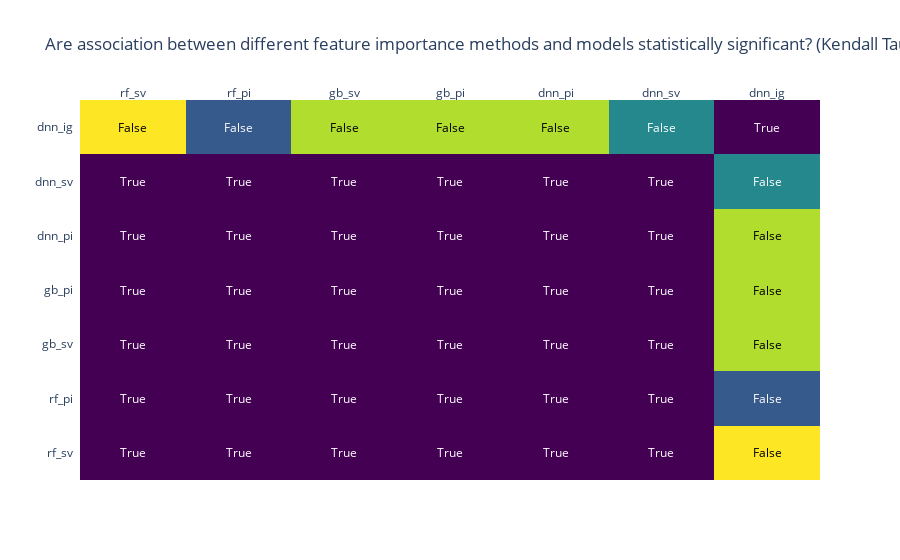

Notebook code cell kept with this figure:
### Code cell
# convert signifance to true or false


def plot_rank_method_significance(p_value, rank_name, sig_threshold, columns_name):
    """
    p_value:
        Dataframe of p-value from rank method.
    rank_name:
        A string of rank method name.
    sig_threshold:
        Probability threshold for value to be considered significant.
    columns_name:
        A list of feature importance methods and models name.
    """

    p_value_sig = p_value < sig_threshold
    annotation_text = p_value_sig.values.astype(str).tolist()

    fig = ff.create_annotated_heatmap(
        p_value.values.tolist(), x=columns_name, y=columns_name, annotation_text=annotation_text, colorscale="Viridis",
    )

    fig.update_layout(
        title_text=f"Are association between different feature importance methods and models statistically significant? ({rank_name})"
    )
    fig.show()


plot_rank_method_significance(kendall_tau_p_value, "Kendall Tau", 0.05, columns_name)

### Figure 1 — Plotly figure (JSON) as saved in the notebook; plotly's stock layout.template omitted (floating-point values rounded to 4 significant figures)
{"data": [{"colorscale": [[0, "#440154"], [0.1111, "#482878"], [0.2222, "#3e4989"], [0.3333, "#31688e"], [0.4444, "#26828e"], [0.5556, "#1f9e89"], [0.6667, "#35b779"], [0.7778, "#6ece58"], [0.8889, "#b5de2b"], [1, "#fde725"]], "reversescale": false, "showscale": false, "type": "heatmap", "x": ["rf_sv", "rf_pi", "gb_sv", "gb_pi", "dnn_pi", "dnn_sv", "dnn_ig"], "y": ["rf_sv", "rf_pi", "gb_sv", "gb_pi", "dnn_pi", "dnn_sv", "dnn_ig"], "z": [[8.221e-19, 7.745e-06, 3.219e-08, 1.16e-05, 8.335e-07, 2.271e-09, 0.8227], [7.745e-06, 8.221e-19, 3.319e-06, 7.322e-05, 1.342e-06, 1.342e-06, 0.2333], [3.219e-08, 3.319e-06, 8.221e-19, 3.219e-08, 2.507e-05, 1.035e-07, 0.7246], [1.16e-05, 7.322e-05, 3.219e-08, 8.221e-19, 5.105e-06, 5.177e-05, 0.7246], [8.335e-07, 1.342e-06, 2.507e-05, 5.105e-06, 8.221e-19, 1.035e-07, 0.7246], [2.271e-09, 1.342e-06, 1.035e-07, 5.177e-05, 1.035e-07, 8.221e-19, 0.3859], [0.8227, 0.2333, 0.7246, 0.7246, 0.7246, 0.3859, 8.221e-19]]}], "layout": {"annotations": [{"font": {"color": "#FFFFFF"}, "showarrow": false, "text": "True", "x": "rf_sv", "xref": "x", "y": "rf_sv", "yref": "y"}, {"font": {"color": "#FFFFFF"}, "showarrow": false, "text": "True", "x": "rf_pi", "xref": "x", "y": "rf_sv", "yref": "y"}, {"font": {"color": "#FFFFFF"}, "showarrow": false, "text": "True", "x": "gb_sv", "xref": "x", "y": "rf_sv", "yref": "y"}, {"font": {"color": "#FFFFFF"}, "showarrow": false, "text": "True", "x": "gb_pi", "xref": "x", "y": "rf_sv", "yref": "y"}, {"font": {"color": "#FFFFFF"}, "showarrow": false, "text": "True", "x": "dnn_pi", "xref": "x", "y": "rf_sv", "yref": "y"}, {"font": {"color": "#FFFFFF"}, "showarrow": false, "text": "True", "x": "dnn_sv", "xref": "x", "y": "rf_sv", "yref": "y"}, {"font": {"color": "#000000"}, "showarrow": false, "text": "False", "x": "dnn_ig", "xref": "x", "y": "rf_sv", "yref": "y"}, {"font": {"color": "#FFFFFF"}, "showarrow": false, "text": "True", "x": "rf_sv", "xref": "x", "y": "rf_pi", "yref": "y"}, {"font": {"color": "#FFFFFF"}, "showarrow": false, "text": "True", "x": "rf_pi", "xref": "x", "y": "rf_pi", "yref": "y"}, {"font": {"color": "#FFFFFF"}, "showarrow": false, "text": "True", "x": "gb_sv", "xref": "x", "y": "rf_pi", "yref": "y"}, {"font": {"color": "#FFFFFF"}, "showarrow": false, "text": "True", "x": "gb_pi", "xref": "x", "y": "rf_pi", "yref": "y"}, {"font": {"color": "#FFFFFF"}, "showarrow": false, "text": "True", "x": "dnn_pi", "xref": "x", "y": "rf_pi", "yref": "y"}, {"font": {"color": "#FFFFFF"}, "showarrow": false, "text": "True", "x": "dnn_sv", "xref": "x", "y": "rf_pi", "yref": "y"}, {"font": {"color": "#FFFFFF"}, "showarrow": false, "text": "False", "x": "dnn_ig", "xref": "x", "y": "rf_pi", "yref": "y"}, {"font": {"color": "#FFFFFF"}, "showarrow": false, "text": "True", "x": "rf_sv", "xref": "x", "y": "gb_sv", "yref": "y"}, {"font": {"color": "#FFFFFF"}, "showarrow": false, "text": "True", "x": "rf_pi", "xref": "x", "y": "gb_sv", "yref": "y"}, {"font": {"color": "#FFFFFF"}, "showarrow": false, "text": "True", "x": "gb_sv", "xref": "x", "y": "gb_sv", "yref": "y"}, {"font": {"color": "#FFFFFF"}, "showarrow": false, "text": "True", "x": "gb_pi", "xref": "x", "y": "gb_sv", "yref": "y"}, {"font": {"color": "#FFFFFF"}, "showarrow": false, "text": "True", "x": "dnn_pi", "xref": "x", "y": "gb_sv", "yref": "y"}, {"font": {"color": "#FFFFFF"}, "showarrow": false, "text": "True", "x": "dnn_sv", "xref": "x", "y": "gb_sv", "yref": "y"}, {"font": {"color": "#000000"}, "showarrow": false, "text": "False", "x": "dnn_ig", "xref": "x", "y": "gb_sv", "yref": "y"}, {"font": {"color": "#FFFFFF"}, "showarrow": false, "text": "True", "x": "rf_sv", "xref": "x", "y": "gb_pi", "yref": "y"}, {"font": {"color": "#FFFFFF"}, "showarrow": false, "text": "True", "x": "rf_pi", "xref": "x", "y": "gb_pi", "yref": "y"}, {"font": {"color": "#FFFFFF"}, "showarrow": false, "text": "True", "x": "gb_sv", "xref": "x", "y": "gb_pi", "yref": "y"}, {"font": {"color": "#FFFFFF"}, "showarrow": false, "text": "True", "x": "gb_pi", "xref": "x", "y": "gb_pi", "yref": "y"}, {"font": {"color": "#FFFFFF"}, "showarrow": false, "text": "True", "x": "dnn_pi", "xref": "x", "y": "gb_pi", "yref": "y"}, {"font": {"color": "#FFFFFF"}, "showarrow": false, "text": "True", "x": "dnn_sv", "xref": "x", "y": "gb_pi", "yref": "y"}, {"font": {"color": "#000000"}, "showarrow": false, "text": "False", "x": "dnn_ig", "xref": "x", "y": "gb_pi", "yref": "y"}, {"font": {"color": "#FFFFFF"}, "showarrow": false, "text": "True", "x": "rf_sv", "xref": "x", "y": "dnn_pi", "yref": "y"}, {"font": {"color": "#FFFFFF"}, "showarrow": false, "text": "True", "x": "rf_pi", "xref": "x", "y": "dnn_pi", "yref": "y"}, {"font": {"color": "#FFFFFF"}, "showarrow": false, "text": "True", "x": "gb_sv", "xref": "x", "y": "dnn_pi", "yref": "y"}, {"font": {"color": "#FFFFFF"}, "showarrow": false, "text": "True", "x": "gb_pi", "xref": "x", "y": "dnn_pi", "yref": "y"}, {"font": {"color": "#FFFFFF"}, "showarrow": false, "text": "True", "x": "dnn_pi", "xref": "x", "y": "dnn_pi", "yref": "y"}, {"font": {"color": "#FFFFFF"}, "showarrow": false, "text": "True", "x": "dnn_sv", "xref": "x", "y": "dnn_pi", "yref": "y"}, {"font": {"color": "#000000"}, "showarrow": false, "text": "False", "x": "dnn_ig", "xref": "x", "y": "dnn_pi", "yref": "y"}, {"font": {"color": "#FFFFFF"}, "showarrow": false, "text": "True", "x": "rf_sv", "xref": "x", "y": "dnn_sv", "yref": "y"}, {"font": {"color": "#FFFFFF"}, "showarrow": false, "text": "True", "x": "rf_pi", "xref": "x", "y": "dnn_sv", "yref": "y"}, {"font": {"color": "#FFFFFF"}, "showarrow": false, "text": "True", "x": "gb_sv", "xref": "x", "y": "dnn_sv", "yref": "y"}, {"font": {"color": "#FFFFFF"}, "showarrow": false, "text": "True", "x": "gb_pi", "xref": "x", "y": "dnn_sv", "yref": "y"}, {"font": {"color": "#FFFFFF"}, "showarrow": false, "text": "True", "x": "dnn_pi", "xref": "x", "y": "dnn_sv", "yref": "y"}, {"font": {"color": "#FFFFFF"}, "showarrow": false, "text": "True", "x": "dnn_sv", "xref": "x", "y": "dnn_sv", "yref": "y"}, {"font": {"color": "#FFFFFF"}, "showarrow": false, "text": "False", "x": "dnn_ig", "xref": "x", "y": "dnn_sv", "yref": "y"}, {"font": {"color": "#000000"}, "showarrow": false, "text": "False", "x": "rf_sv", "xref": "x", "y": "dnn_ig", "yref": "y"}, {"font": {"color": "#FFFFFF"}, "showarrow": false, "text": "False", "x": "rf_pi", "xref": "x", "y": "dnn_ig", "yref": "y"}, {"font": {"color": "#000000"}, "showarrow": false, "text": "False", "x": "gb_sv", "xref": "x", "y": "dnn_ig", "yref": "y"}, {"font": {"color": "#000000"}, "showarrow": false, "text": "False", "x": "gb_pi", "xref": "x", "y": "dnn_ig", "yref": "y"}, {"font": {"color": "#000000"}, "showarrow": false, "text": "False", "x": "dnn_pi", "xref": "x", "y": "dnn_ig", "yref": "y"}, {"font": {"color": "#FFFFFF"}, "showarrow": false, "text": "False", "x": "dnn_sv", "xref": "x", "y": "dnn_ig", "yref": "y"}, {"font": {"color": "#FFFFFF"}, "showarrow": false, "text": "True", "x": "dnn_ig", "xref": "x", "y": "dnn_ig", "yref": "y"}], "autosize": true, "title": {"text": "Are association between different feature importance methods and models statistically significant? (Kendall Tau)"}, "xaxis": {"autorange": true, "dtick": 1, "gridcolor": "rgb(0, 0, 0)", "range": [-0.5, 6.5], "side": "top", "ticks": "", "type": "category"}, "yaxis": {"autorange": true, "dtick": 1, "range": [-0.5, 6.5], "ticks": "", "ticksuffix": "  ", "type": "category"}}}
